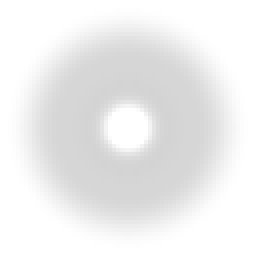
#> input picture assets/rain/rain_drop.png, 64 x 64 px, found by its file name (shown 4 times larger); its folder holds 4 pictures in this run; the run also reads 1 picture not shown here
$ python preview.py
#> lines starting #> are read from the running program, lines starting #| are printed output that depends on the picture
# Preview of the world rain pictures on a dark night street (assets/rain/preview.png).
# Run from the repo root after make_rain_textures.py:  python3 tools/rain/preview.py
# Top: the three depth layers as the game draws them (far sheet, mid fine streaks, near
# stretched drops, splashes on the ground). Bottom: the splash and ripple flipbooks.
import numpy as np
from PIL import Image

SRC = "assets/rain/"
rng = np.random.default_rng(3)
W, H = 1280, 1100


def load(name):
    return Image.open(SRC + name).convert("RGBA")


def over(base, sprite, x, y, tint=(1, 1, 1), opacity=1.0):
    s = np.asarray(sprite).astype(float) / 255
    h, w = s.shape[:2]
    x0, y0 = int(x - w / 2), int(y - h / 2)
    bx0, by0 = max(0, x0), max(0, y0)
    bx1, by1 = min(base.shape[1], x0 + w), min(base.shape[0], y0 + h)
    if bx1 <= bx0 or by1 <= by0:
        return
    sub = s[by0 - y0:by1 - y0, bx0 - x0:bx1 - x0]
    a = sub[..., 3:4] * opacity
    col = sub[..., :3] * np.array(tint)
    base[by0:by1, bx0:bx1] = base[by0:by1, bx0:bx1] * (1 - a) + col * a


def scene():
    img = np.zeros((700, W, 3))
    yy = np.linspace(0, 1, 700)[:, None]
    # night sky to wet street, a lamp glow on the left
    img[:] = (0.05 + 0.05 * yy)[..., None] * np.array([0.8, 0.9, 1.1])
    xx = np.linspace(0, 1, W)[None, :]
    glow = np.exp(-(((xx - 0.25) / 0.12) ** 2 + ((yy - 0.45) / 0.25) ** 2))
    img += glow[..., None] * np.array([0.35, 0.25, 0.12])
    img[520:] *= 0.7
    # buildings in the back
    for bx in range(0, W, 160):
        top = rng.integers(120, 300)
        img[top:520, bx + 10:bx + 140] *= 0.55
    return img


def main():
    out = np.zeros((H, W, 3))
    street = scene()
    drop = load("rain_drop.png")
#> in load, returned value is the input picture: PIL image 64x64 RGBA; mean R, G, B, A 146.9, 146.9, 146.9, 49.2
    sheet = load("rain_sheet.png")
    # far: the sheet rotated upright (a Beam lays it along its length), faint
    far = sheet.rotate(90, expand=True).resize((256, 700))
    for x in range(0, W, 220):
        over(street, far, x + 110, 350, (0.75, 0.8, 0.85), 0.45)
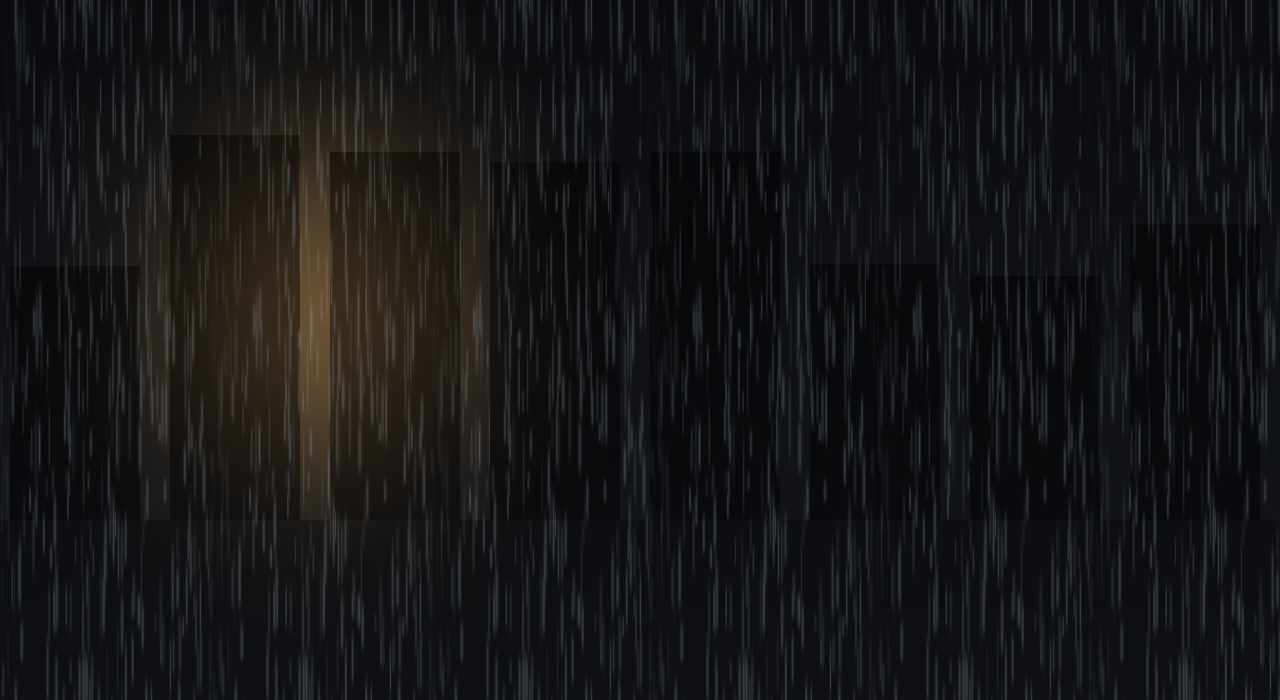
#> street: shape (700, 1280, 3) float64; mean R, G, B 0.0868, 0.0876, 0.0919
    lean = np.deg2rad(5)
    # mid: thin, dense, faint
    for _ in range(900):
        length = int(rng.uniform(14, 24))
        sprite = drop.resize((3, length)).rotate(np.rad2deg(lean), expand=True)
        over(street, sprite, rng.uniform(0, W), rng.uniform(0, 520), (0.75, 0.8, 0.86), 0.5)
    # near: a few, thick, long
    for _ in range(70):
        length = int(rng.uniform(70, 140))
        sprite = drop.resize((6, length)).rotate(np.rad2deg(lean), expand=True)
        over(street, sprite, rng.uniform(0, W), rng.uniform(0, 700), (0.8, 0.85, 0.9), 0.55)
#> this loop made 70 passes
#> length on passes 1 to 12: 128, 116, 120, 88, 125, 81, 74, 137, 97, 78, 136, 99
#> pass 1, in main, `sprite = drop.resize((6, length)).rotate(np.rad2deg(lean), expand=True)`:
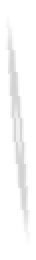
#> sprite: PIL image 18x130 RGBA (shown 2 times larger); mean R, G, B, A 36.8, 36.8, 36.8, 16.4; transparent parts drawn white
    # splashes and ripples on the street
    splash = load("rain_splash.png")
#> call 3 of load, with name = 'rain_splash.png'
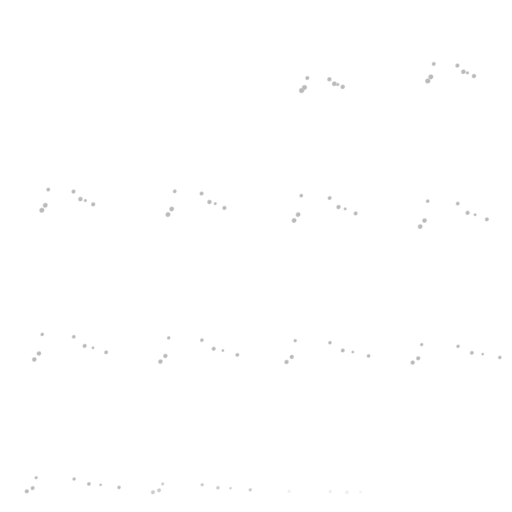
#> input picture assets/rain/rain_splash.png, 512 x 512 px, found by its file name
#> in load, returned value is the input picture: PIL image 512x512 RGBA; mean R, G, B, A 254.7, 254.7, 254.7, 2.9
    ripple = load("rain_ripple.png")
#> call 4 of load, with name = 'rain_ripple.png'
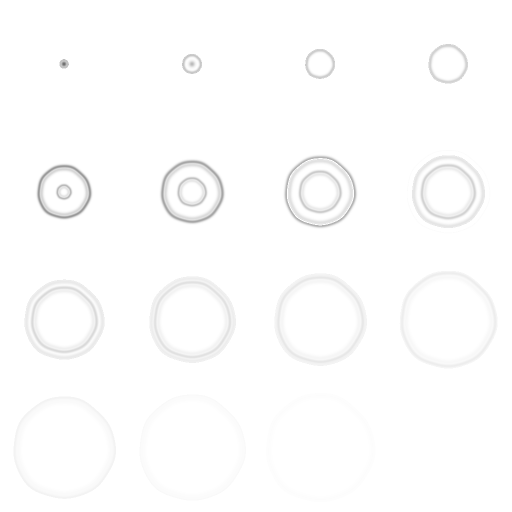
#> input picture assets/rain/rain_ripple.png, 1024 x 1024 px, found by its file name (shown at 1/2 size)
#> in load, returned value is the input picture: PIL image 1024x1024 RGBA; mean R, G, B, A 121.4, 121.4, 121.4, 4.3
    for _ in range(40):
        f = int(rng.integers(0, 16))
        gy, gx = divmod(f, 4)
        fr = splash.crop((gx * 128, gy * 128, gx * 128 + 128, gy * 128 + 128)).resize((40, 40))
        over(street, fr, rng.uniform(0, W), rng.uniform(560, 690), (0.8, 0.85, 0.9), 0.8)
    for _ in range(25):
        f = int(rng.integers(0, 16))
        gy, gx = divmod(f, 4)
        fr = ripple.crop((gx * 256, gy * 256, gx * 256 + 256, gy * 256 + 256)).resize((90, 26))
        over(street, fr, rng.uniform(0, W), rng.uniform(540, 690), (0.8, 0.85, 0.9), 0.7)
    out[:700] = street
    # bottom: the flipbooks on a dark wet ground
    out[700:] = 0.08
    sp = np.asarray(splash.resize((380, 380))).astype(float) / 255
    rp = np.asarray(ripple.resize((380, 380))).astype(float) / 255
    for arr, x0 in ((sp, 30), (rp, 450)):
        a = arr[..., 3:4]
        out[710:1090, x0:x0 + 380] = out[710:1090, x0:x0 + 380] * (1 - a) + arr[..., :3] * a
#> this loop made 2 passes
#> x0 on passes 1 to 2: 30, 450
#> pass 1, in main, `a = arr[..., 3:4]`:
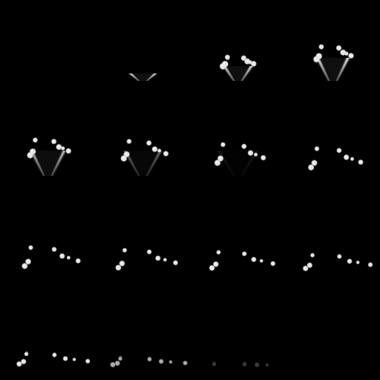
#> a: shape (380, 380, 1) float64; min 0, max 1, mean 0.0116
    dr = np.asarray(drop.resize((192, 192))).astype(float) / 255
    a = dr[..., 3:4]
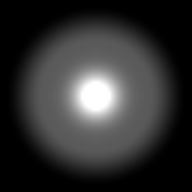
#> a: shape (192, 192, 1) float64; min 0, max 1, mean 0.193
    out[720:912, 900:1092] = out[720:912, 900:1092] * (1 - a) + dr[..., :3] * a
    st = np.asarray(drop.resize((16, 160))).astype(float) / 255
    a = st[..., 3:4]
    out[920:1080, 1150:1166] = out[920:1080, 1150:1166] * (1 - a) + st[..., :3] * a
    Image.fromarray((np.clip(out, 0, 1) * 255).astype(np.uint8)).save(SRC + "preview.png")
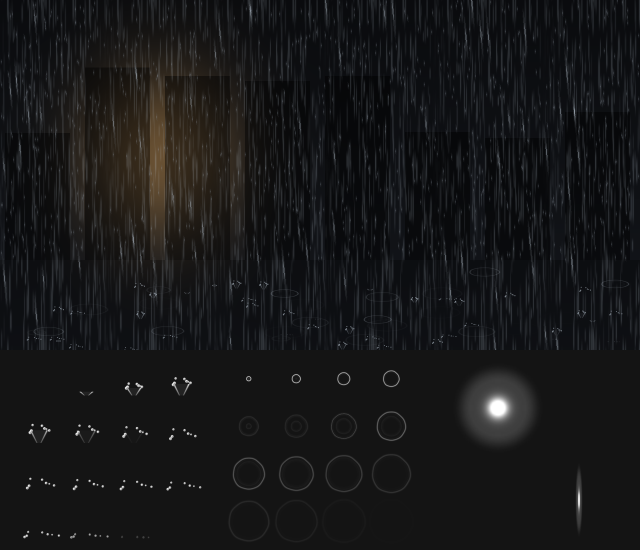
#> saved as preview.png: PIL image 1280x1100 RGB (shown at 1/2 size); mean R, G, B 23.1, 23.3, 24.1
    print("wrote", SRC + "preview.png")


if __name__ == "__main__":
    main()
